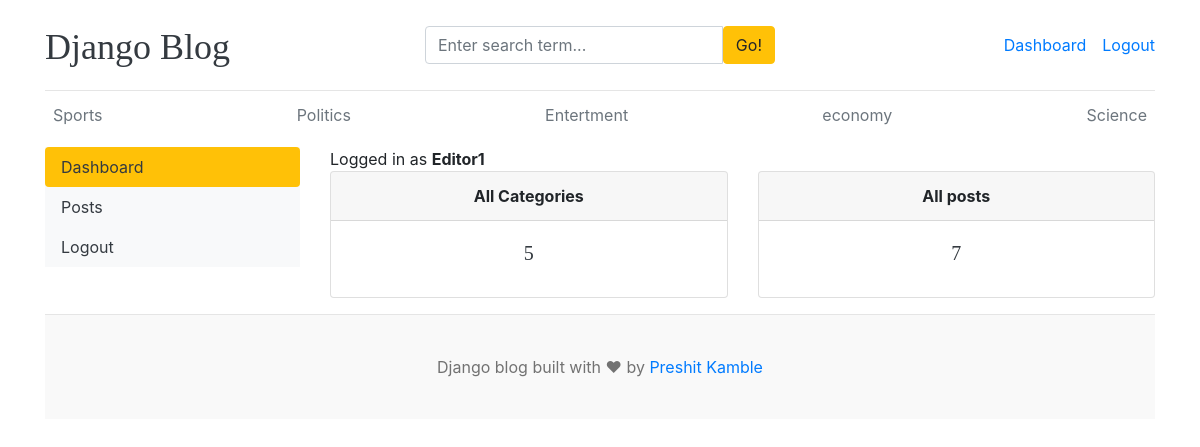
/dashboard/ (signed in), run on the app's committed database.
### blogs/models.py (models this page shows, shortened)
class Category(models.Model):
    category_name = models.CharField(max_length=50, unique=True)
    created_at = models.DateTimeField(auto_now_add= True)
    updated_at = models.DateTimeField(auto_now=True)
    class Meta:
        verbose_name = 'Category'
        verbose_name_plural = 'Categories'

### dashboard/views.py (the view)
# urls.py: path('dashboard/',include('dashboard.urls')),
@login_required(login_url='login_page')
def dashboard(request):
    category_count = Category.objects.all().count()
    blogs_count = Blog.objects.all().count()
    context = {
        'category_count' : category_count,
        'blogs_count' : blogs_count,
    }
    return render(request, 'dashboard/dashboard.html', context=context)

### blogs/context_processors.py (called while the page is built)
def get_categories(request):
    categories = Category.objects.all()
    return dict(categories=categories)

def get_blogs(request):
    blogs = Blog.objects.all()
    return dict(blogs=blogs)

def get_About(request):
    try:
        contact = About.objects.get()
    except About.DoesNotExist:
        contact = None
    return dict(contact = contact)

def get_SocialLinks(request):
    social_links = SocialLinks.objects.all()
    return dict(social_links = social_links)

### templates/dashboard/dashboard.html
{% extends "base.html"%}
{% block content %}
    <div class="row">
        {% include "dashboard/sidebar.html" %}
            <div class="col-md-9">
                <span>Logged in as <b>{{ user }}</b></span>
                <div class="row">
                    <div class="col">
                        <div class="card border-default mb-3">
                            <div class="card-header text-center text-uuppercase font-weight-bold">All Categories</div>
                            <div class="card-body text-dark">
                                <h5 class="card-title text-center">{{category_count}}</h5>
                            </div>
                        </div>
                    </div>
                    <div class="col">
                        <div class="card border-default mb-3">
                            <div class="card-header text-center text-uuppercase font-weight-bold">All posts</div>
                            <div class="card-body text-dark">
                                <h5 class="card-title text-center">{{blogs_count}}</h5>
                            </div>
                        </div>
                    </div>
                </div>
            </div>
    </div>
{% endblock content %}

### templates/base.html (shortened to what this page needs)
{% load static %}
<!DOCTYPE html>
<html lang="en">
<head>
    <link href="https://getbootstrap.com/docs/4.0/dist/css/bootstrap.min.css" rel="stylesheet">
    <link href="{% static "css/blog.css" %}" rel="stylesheet">
    <link rel="stylesheet" href="https://cdnjs.cloudflare.com/ajax/libs/font-awesome/4.7.0/css/font-awesome.min.css">
  </head>
<body>
  <div class="container">
    <header class="blog-header py-3">
      <div class="row flex-nowrap justify-content-between align-items-center">
        <div class="col-4 pt-1">
          <a class="blog-header-logo text-dark" href="/">Django Blog</a>
        </div>
        <div class="col-4">
          <form action="{% url 'search' %}" method='GET'>
            <div class="input-group">
                <input value = "{{Keyword}}" class= "form-control" type="text" required name = "Keyword" placeholder="Enter search term..." aria-lable = "Enter search term...">
                <button type="Submit" class="btn btn-warning" id="button-search">Go!</button>
              </div>
            </form>
          </div>
          <div class="col-4 d-flex justify-content-end align-items-center">
          {% if not user.is_authenticated %}
            <a class="btn btn-sm btn-warning" href="{% url "login_page" %}">Login</a> &nbsp;
            <a class="btn btn-sm btn-outline-secondary" href="{% url "register_page" %}">Sign-Up</a>
          {% else %}
            <span><a href="{% url 'dashboard' %}">Dashboard</a></span>
            <span><a href="{% url 'logout_page' %}">Logout</a></span>
          {% endif %}
          </div>
        </div>
      </header>
      <div class="nav-scroller py-1 mb-2">
        <nav class="nav d-flex justify-content-between">
          {% for category in categories %}
          {%if category.category_name == Name_of_perticular_category%}
            <a class="fs-6 text-success" href="{% url 'post_by_category' category.id %}">{{ category.category_name }}</a>
          {%else%}
            <a class="p-2 text-muted" href="{% url 'post_by_category' category.id %}">{{ category.category_name }}</a>
          {%endif%}
          {% endfor %}
        </nav>
      </div>
{% block content %}
{% endblock content %}
<footer class="blog-footer">
  <p>Django blog built with ❤ by <a href="#">Preshit Kamble</a></p>
</footer>
</body>
</html>

### blog_main/static/css/blog.css (style rules this page uses)
.blog-header { border-bottom: 1px solid #e5e5e5; }
.blog-header-logo { font-family: "Playfair Display", Georgia, "Times New Roman", serif; font-size: 2.25rem; }
h1, h2, h3, h4, h5, h6 { font-family: "Playfair Display", Georgia, "Times New Roman", serif; }
.blog-footer { padding: 2.5rem 0; color: #727272; text-align: center; background-color: #f9f9f9; border-top: .05rem solid #e5e5e5; }
.blog-footer p:last-child { margin-bottom: 0; }

### data on the page
Category: category_name "Sports"
Category: category_name "Politics"
Category: category_name "Entertment"
Category: category_name "economy"
Category: category_name "Science"

### other printed values
{{ user }} "Editor1"
{{ category_count }} "5"
{{ blogs_count }} "7"
